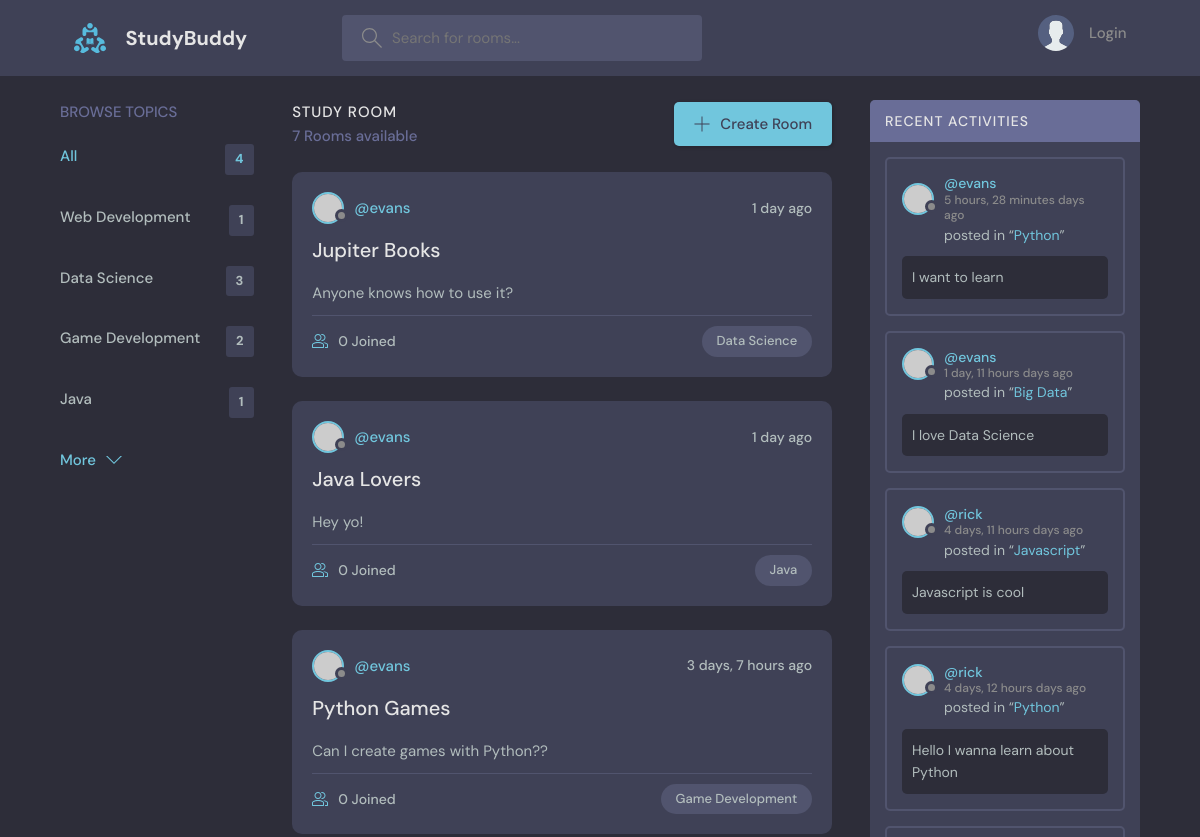
Before: / (upper part) with the older database file.
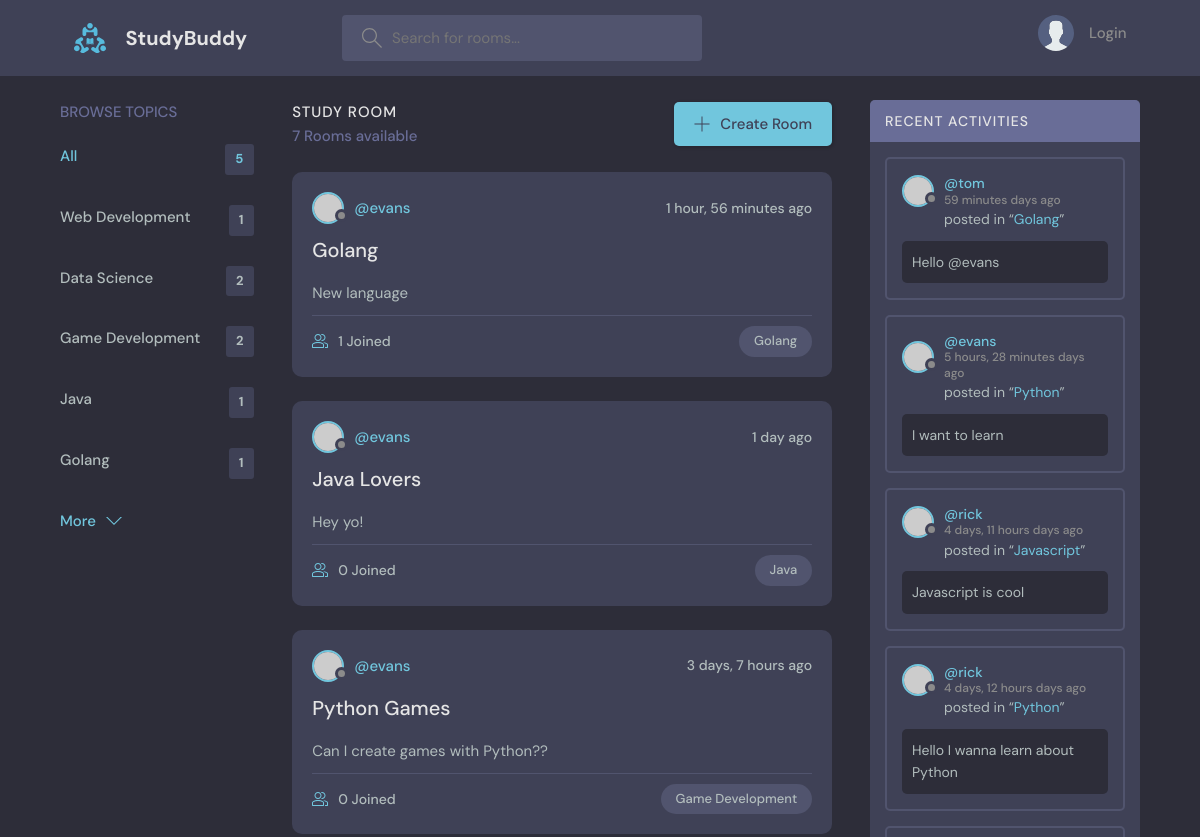
After: the same page with the newer database file.
### base/models.py (models this page shows, shortened)
class Topic(models.Model):
    name = models.CharField(max_length=200)

class Room(models.Model):
    host = models.ForeignKey(User, on_delete=models.SET_NULL, null=True)
    topic = models.ForeignKey(Topic, on_delete=models.SET_NULL, null=True)
    name = models.CharField(max_length=200)
    description = models.TextField(null=True)
    participants = models.ManyToManyField(User, related_name='participants', blank=True)
    updated = models.DateTimeField(auto_now=True)
    created = models.DateTimeField(auto_now_add=True)
    def __str__(self):
        return self.name
    class Meta:
        ordering = ['-updated', '-created']

class Message(models.Model):
    user = models.ForeignKey(User, on_delete=models.CASCADE)
    room = models.ForeignKey(Room, on_delete=models.CASCADE)
    body = models.TextField()
    updated = models.DateTimeField(auto_now=True)
    created = models.DateTimeField(auto_now_add=True)
    class Meta:
        ordering = ['-updated', '-created']

### base/views.py (the view)
# urls.py: 2. Add a URL to urlpatterns:  path('', views.home, name='home')
def home(request):
    q = request.GET.get('q') if request.GET.get('q') != None else ''
    rooms = Room.objects.filter(
        Q(topic__name__icontains=q) |
        Q(name__icontains=q)|
        Q(description__icontains=q)
    )
    topics = Topic.objects.all()
    room_count = rooms.count()
    room_messages = Message.objects.filter(Q(room__topic__name__icontains=q))
    context = {"rooms": rooms, "topics": topics, "room_count": room_count, "room_messages": room_messages}
    return render (request, 'base/home.html', context)

### base/templates/base/home.html (shortened to what this page needs)
{% extends 'main.html' %}
{% block content %}
    <main class="layout layout--3">
      <div class="container">
        {% include 'base/topics_component.html' %}
        <div class="roomList">
          <div class="roomList__header">
            <div>
              <h2>Study Room</h2>
              <p>{{room_count}} Rooms available</p>
            </div>
            <a class="btn btn--main" href="{% url 'create-room' %}">
              <svg version="1.1" xmlns="http://www.w3.org/2000/svg" width="32" height="32" viewBox="0 0 32 32">
                <title>add</title>
                <path
                  d="M16.943 0.943h-1.885v14.115h-14.115v1.885h14.115v14.115h1.885v-14.115h14.115v-1.885h-14.115v-14.115z"
                ></path>
              </svg>
              Create Room
            </a>
          </div>
          {% include 'base/feed_component.html' %}
        </div>
       {% include 'base/activity_component.html' %}
      </div>
    </main>
{% endblock content %}

### base/templates/base/topics_component.html
<div class="topics">
    <div class="topics__header">
      <h2>Browse Topics</h2>
    </div>
    <ul class="topics__list">
      <li>
        <a href="{% url 'home' %}" class="active">All <span>{{topics.count}}</span></a>
      </li>
      {% for topic in topics %}
      <li>
        <a href="{%  url 'home' %}?q={{topic.name}}">{{topic.name}} <span>{{topic.room_set.all.count}}</span></a>
      </li>
      {% endfor %}
    </ul>
    <a class="btn btn--link" href="{% url 'topics' %}">
      More
      <svg version="1.1" xmlns="http://www.w3.org/2000/svg" width="32" height="32" viewBox="0 0 32 32">
        <title>chevron-down</title>
        <path d="M16 21l-13-13h-3l16 16 16-16h-3l-13 13z"></path>
      </svg>
    </a>
  </div>

### base/templates/base/feed_component.html (shortened to what this page needs)
{% for room in rooms %}
    <div class="roomListRoom">
        <div class="roomListRoom__header">
            <a href="{% url 'user-profile' room.host.id %}" class="roomListRoom__author">
                <div class="avatar avatar--small">
                <img src="https://randomuser.me/api/portraits/women/11.jpg" />
                </div>
                <span>@{{room.host.username}}</span>
            </a>
            <div class="roomListRoom__actions">
                <span>{{room.created|timesince}} ago</span>
            </div>
        </div>
        <div class="roomListRoom__content">
            <a href ="{% url 'room' room.id %}">{{room.name}}</a>
            <p>
            {{room.description}}
            </p>
        </div>
        <div class="roomListRoom__meta">
        <a href="{% url 'room' room.id %}" class="roomListRoom__joined">
            {{room.participants.all.count}} Joined
        </a>
        <p class="roomListRoom__topic">{{room.topic.name}}</p>
        </div>
    </div>
{% endfor %}

### base/templates/base/activity_component.html (shortened to what this page needs)
<div class="activities">
        <div class="activities__header">
          <h2>Recent Activities</h2>
        </div>
        {% for message in room_messages %}
        <div class="activities__box">
          <div class="activities__boxHeader roomListRoom__header">
            <a href="{% url 'user-profile' message.user.id %}" class="roomListRoom__author">
              <div class="avatar avatar--small">
                <img src="https://randomuser.me/api/portraits/women/11.jpg" />
              </div>
              <p>
                @{{message.user}}
                <span>{{message.created|timesince}} days ago</span>
              </p>
            </a>
          </div>
          <div class="activities__boxContent">
            <p>posted in “<a href="{% url 'room' message.room.id %}">{{message.room}}</a>”</p>
            <div class="activities__boxRoomContent">
              {{message.body}}
            </div>
          </div>
        </div>
        {% endfor %}
      </div>

Changed rows visible on the page:
removed Room: host.username "evans", created "1 day", name "Jupiter Books", description "Anyone knows how to use it?", participants.all.count "0", topic.name "Data Science"
removed Message: user "evans", created "1 day, 11 hours", room "Big Data", body "I love Data Science"
computed for Topic "Data Science": room_set.all.count "3" → "2"
added Topic: name "Golang", room_set.all.count "1"
added Room: host.username "evans", created "1 hour, 56 minutes", name "Golang", description "New language", participants.all.count "1", topic.name "Golang"
added Message: user "tom", created "59 minutes", room "Golang", body "Hello @evans"
Other visible differences:
{{ topics.count }}: "4" → "5"
